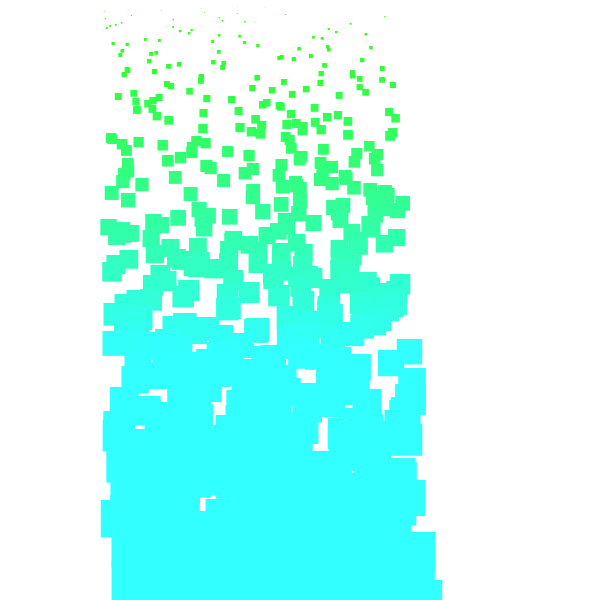
Frame 1 (no input)
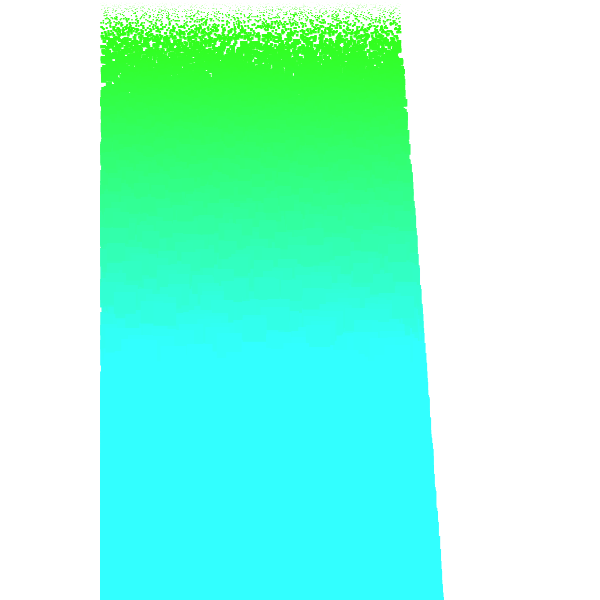
Frame 60 (the mouse pressed at the canvas centre just before this capture)
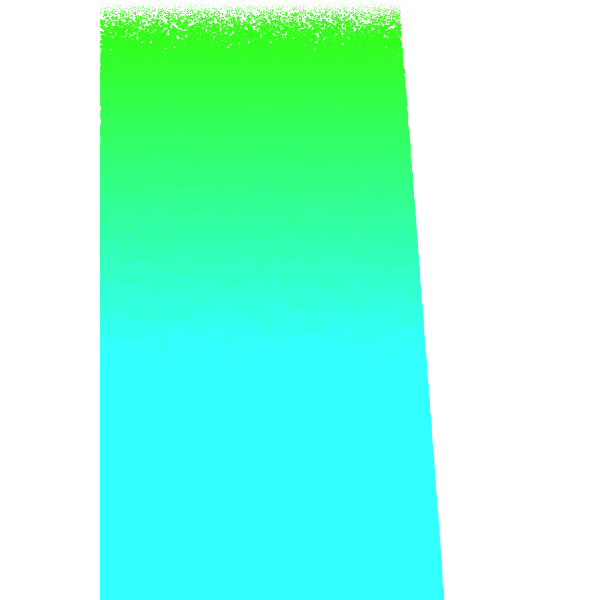
Frame 120 (the mouse held since frame 60 and released just before this capture)

The Processing sketch that drew these frames (run headless with seeded random() and noise(); from frame 60 on, the mouse is pressed at the canvas centre):

// Processing sketch: processing_58659
// ── processing_58659.pde

void setup() { // constroi o stage
  size (600,600); // define o tamanho da janela
  background (255); // define a cor de fundo
  smooth(); // suaviza as formas
  noStroke(); // retira as linhas de contorno
  frameRate(10); // define o numero de frames por segundo
}

void draw(){ // controi o desenho/formas
  
  for ( int i = 0; i < 600; i++){ // define o numero de repetições da variavel i
    float x = random(100,400); // atribui um valor aleatório para a posição x
    float y = i; //atribui a variavel i à posição y
    float tamanho; // atribui uma variavel para o tamanho
    float h = map ( i, 0, 400, 0,300); // indica que o valor h vai ser convertido atravez das repetições de i consoante o alcance dos valores minimos e maximos introduzidos
    tamanho = map ( i, 0, 400, 0,30); // indica que o tamanho vai variar consoante as repetições e conversões de cor
    
    fill(50,255,h); // indica as cores de preenchimento da forma qe vao variar na escala dos azuis
    rect ( x, y, tamanho, tamanho); // desenha os quadrados 
} 
}
